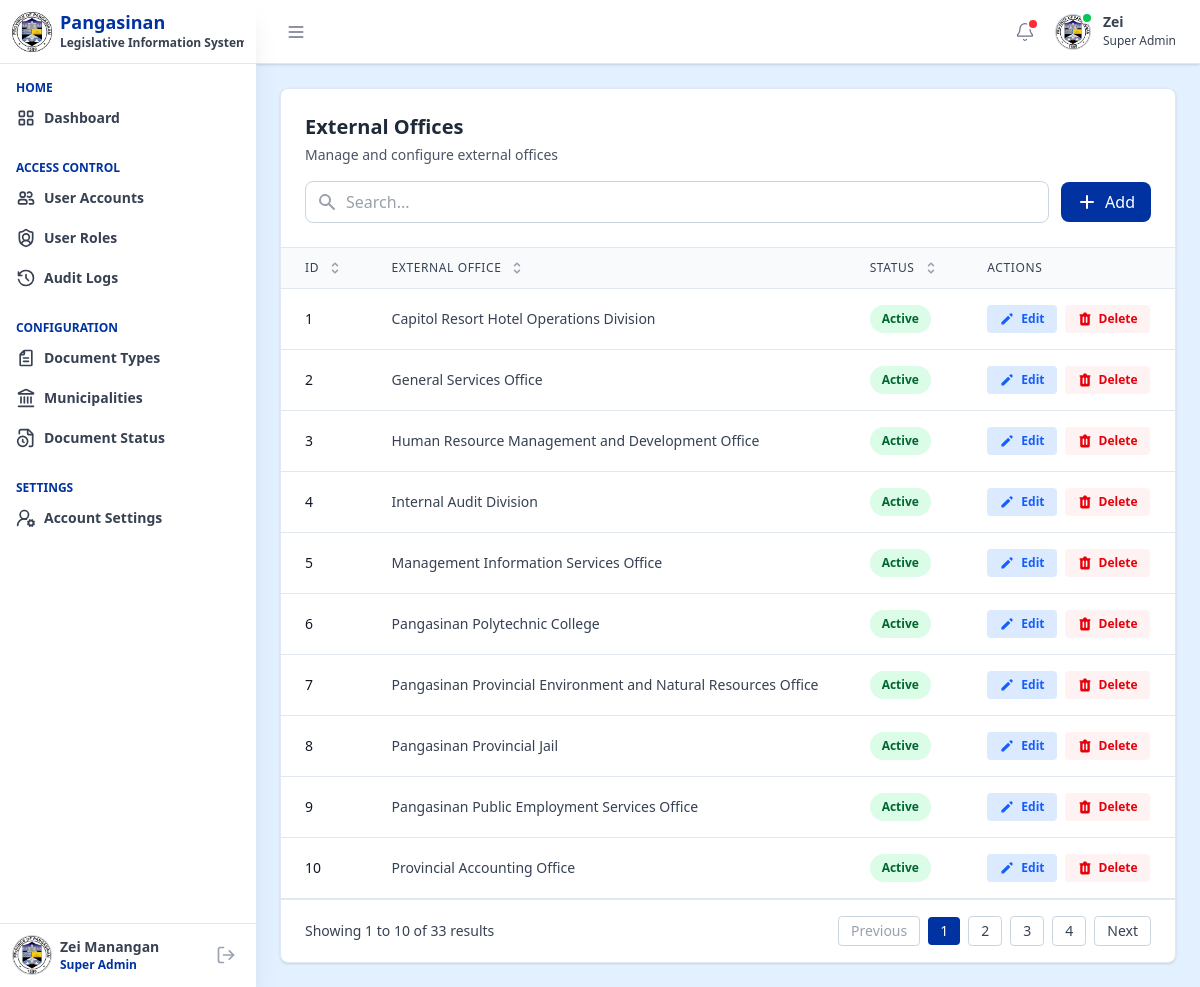
Screenshot of /pages/admin/external_offices.php (signed in) with the database file from the repository.
### tables this page shows
CREATE TABLE `external_offices` (
  `external_office_id` int NOT NULL,
  `external_office_name` varchar(255) NOT NULL,
  `status` enum('active','inactive') DEFAULT 'active',
  `is_deleted` tinyint(1) DEFAULT '0',
  `created_at` datetime DEFAULT CURRENT_TIMESTAMP,
  `updated_at` datetime DEFAULT CURRENT_TIMESTAMP ON UPDATE CURRENT_TIMESTAMP,
  `created_by` int DEFAULT NULL,
  `updated_by` int DEFAULT NULL
);

### includes/fetch_external_offices_data.php (called while the page is built, shortened)
<?php
require_once 'db.php';
function getAllExternalOffices() {
    global $pdo;
    try {
        $query = "
            SELECT
                external_office_id,
                external_office_name,
                status,
                created_at,
                updated_at
            FROM external_offices
            WHERE is_deleted = FALSE
            ORDER BY external_office_id ASC
        ";
        $stmt = $pdo->prepare($query);
        $stmt->execute();
        return $stmt->fetchAll(PDO::FETCH_ASSOC);
    } catch (PDOException $e) {
        return ['error' => 'Database error: ' . $e->getMessage()];
    }
}
?>

### pages/admin/external_offices.php (the view, shortened to what this page needs)
<?php
include '../../components/header.php';
include '../../includes/fetch_external_offices_data.php';
$externalOffices = getAllExternalOffices();
?>
<div class="">
    <?php include '../../components/sidebar.php'; ?>
    <div class="flex-1 md:ml-64 min-h-screen">
        <?php
        include '../../components/topbar.php';
        ?>
        <main class="p-3 sm:p-6">
            <div class="bg-white rounded-lg shadow-sm border border-slate-200">
                <div class="p-6 border-b border-slate-200">
                    <div class="flex flex-col gap-4">
                        <div>
                            <h2 class="text-xl font-bold text-gray-800">External Offices</h2>
                            <p class="text-sm text-gray-600 mt-1">Manage and configure external offices</p>
                        </div>
                        <div class="flex items-center gap-3 w-full">
                            <div class="relative flex-1">
                                <div class="absolute inset-y-0 left-0 pl-3 flex items-center pointer-events-none">
                                    <svg class="h-5 w-5 text-gray-400" xmlns="http://www.w3.org/2000/svg"
                                        viewBox="0 0 20 20" fill="currentColor">
                                        <path fill-rule="evenodd"
                                            d="M8 4a4 4 0 100 8 4 4 0 000-8zM2 8a6 6 0 1110.89 3.476l4.817 4.817a1 1 0 01-1.414 1.414l-4.816-4.816A6 6 0 012 8z"
                                            clip-rule="evenodd" />
                                    </svg>
                                </div>
                                <input type="text" id="searchInput" placeholder="Search..."
                                    class="pl-10 pr-4 py-2 border border-slate-300 rounded-lg outline-none w-full focus:ring-2 focus:ring-[#0033A1] focus:border-transparent"
                                    onkeyup="filterTable()">
                            </div>
                            <button onclick="openModal('external-office-add-modal')"
                                class="px-4 py-2 bg-[#0033A1] text-white rounded-lg hover:bg-blue-800 transition-colors duration-200 font-medium flex items-center gap-2 cursor-pointer whitespace-nowrap">
                                <svg class="h-5 w-5" xmlns="http://www.w3.org/2000/svg" viewBox="0 0 20 20"
                                    fill="currentColor">
                                    <path fill-rule="evenodd"
                                        d="M10 3a1 1 0 00-1 1v5H4a1 1 0 100 2h5v5a1 1 0 102 0v-5h5a1 1 0 100-2h-5V4a1 1 0 00-1-1z"
                                        clip-rule="evenodd" />
                                </svg>
                                Add
                            </button>
                        </div>
                    </div>
                </div>
                <div class="overflow-x-auto">
                    <table id="usersTable" class="min-w-full divide-y divide-slate-200">
                        <thead class="bg-slate-50">
                            <tr>
                                <th scope="col"
                                    class="px-3 sm:px-6 py-3 text-left text-xs font-medium text-gray-700 uppercase tracking-wider cursor-pointer"
                                    onclick="sortTable(0)">
                                    <div class="flex items-center gap-2">
                                        ID
                                    </div>
                                </th>
                                <th scope="col"
                                    class="px-3 sm:px-6 py-3 text-left text-xs font-medium text-gray-700 uppercase tracking-wider cursor-pointer"
                                    onclick="sortTable(1)">
                                    <div class="flex items-center gap-2">
                                        External Office
                                    </div>
                                </th>
                                <th scope="col"
                                    class="px-3 sm:px-6 py-3 text-left text-xs font-medium text-gray-700 uppercase tracking-wider cursor-pointer"
                                    onclick="sortTable(2)">
                                    <div class="flex items-center gap-2">
                                        Status
                                    </div>
                                </th>
                                <th scope="col"
                                    class="px-3 sm:px-6 py-3 text-left text-xs font-medium text-gray-700 uppercase tracking-wider">
                                    Actions
                                </th>
                            </tr>
                        </thead>
                        <tbody class="bg-white divide-y divide-slate-200" id="tableBody">
                            <?php if (isset($externalOffices['error'])): ?>
                                <tr>
                                    <td colspan="4" class="px-6 py-8 text-center text-red-600">
                                        <?php echo htmlspecialchars($externalOffices['error']); ?>
                                    </td>
                                </tr>
                            <?php elseif (empty($externalOffices)): ?>
                            <?php else: ?>
                                <?php foreach ($externalOffices as $externalOffice): ?>
                                    <tr class="hover:bg-slate-50 transition-colors duration-150">
                                        <td
                                            class="px-3 sm:px-6 py-3 sm:py-4 whitespace-nowrap text-sm font-medium text-gray-900">
                                            <?php echo htmlspecialchars($externalOffice['external_office_id']); ?>
                                        </td>
                                        <td class="px-3 sm:px-6 py-3 sm:py-4 whitespace-nowrap text-sm text-gray-700">
                                            <?php echo htmlspecialchars($externalOffice['external_office_name']); ?>
                                        </td>
                                        <td class="px-3 sm:px-6 py-3 sm:py-4 whitespace-nowrap">
                                            <?php
                                            $statusClass = $externalOffice['status'] === 'active'
                                                ? 'bg-green-100 text-green-800'
                                                : 'bg-gray-200 text-gray-800';
                                            ?>
                                            <span
                                                class="px-3 py-1 inline-flex text-xs leading-5 font-semibold rounded-full <?php echo $statusClass; ?>">
                                                <?php echo htmlspecialchars(ucfirst($externalOffice['status'])); ?>
                                            </span>
                                        </td>
                                        <td class="px-3 sm:px-6 py-3 sm:py-4 whitespace-nowrap text-sm font-medium">
                                            <div class="flex items-center gap-2">
                                                <button onclick="editExternalOffice(<?php echo $externalOffice['external_office_id']; ?>)" class="inline-flex items-center gap-1.5 px-3 py-1.5 text-xs font-bold text-blue-600 bg-blue-100 hover:bg-blue-200 rounded transition duration-150 cursor-pointer">
                                                    <svg class="h-4 w-4" xmlns="http://www.w3.org/2000/svg" viewBox="0 0 20 20"
                                                        fill="currentColor">
                                                        <path
                                                            d="M13.586 3.586a2 2 0 112.828 2.828l-.793.793-2.828-2.828.793-.793zM11.379 5.793L3 14.172V17h2.828l8.38-8.379-2.83-2.828z" />
                                                    </svg>
                                                    Edit
                                                </button>
                                                <button
                                                    onclick="deleteExternalOffice(<?php echo $externalOffice['external_office_id']; ?>, '<?php echo htmlspecialchars($externalOffice['external_office_name']); ?>')"
                                                    class="inline-flex items-center gap-1.5 px-3 py-1.5 text-xs font-bold text-red-600 bg-red-50 hover:text-red-900 rounded transition duration-150 cursor-pointer">
                                                    Delete
                                                </button>
                                            </div>
                                        </td>
                                    </tr>
                                <?php endforeach; ?>
                            <?php endif; ?>
                        </tbody>
                    </table>
                </div>
                <div
                    class="px-4 sm:px-6 py-4 border-t border-slate-200 flex flex-col sm:flex-row items-center justify-between gap-4">
                    <div id="paginationInfo" class="text-sm text-gray-700">
                    </div>
                    <div id="paginationContainer" class="flex items-center space-x-2">
                    </div>
                </div>
            </div>
        </main>
    </div>
</div>
</body>
</html>

### components/sidebar.php (style rules this page uses)
@media (min-width: 768px) { .md\:ml-64 { transition: margin-left 0.3s ease; } }

### rows the page displays
external_offices: external_office_id "1", external_office_name "Capitol Resort Hotel Operations Division", status "Active"
external_offices: external_office_id "2", external_office_name "General Services Office", status "Active"
external_offices: external_office_id "3", external_office_name "Human Resource Management and Development Office", status "Active"
external_offices: external_office_id "4", external_office_name "Internal Audit Division", status "Active"
external_offices: external_office_id "5", external_office_name "Management Information Services Office", status "Active"
external_offices: external_office_id "6", external_office_name "Pangasinan Polytechnic College", status "Active"
external_offices: external_office_id "7", external_office_name "Pangasinan Provincial Environment and Natural Resources Office", status "Active"
external_offices: external_office_id "8", external_office_name "Pangasinan Provincial Jail", status "Active"
external_offices: external_office_id "9", external_office_name "Pangasinan Public Employment Services Office", status "Active"
external_offices: external_office_id "10", external_office_name "Provincial Accounting Office", status "Active"

### other values shown
$_SESSION['role_name'] "Super Admin"
$_SESSION['first_name'] "Zei"
